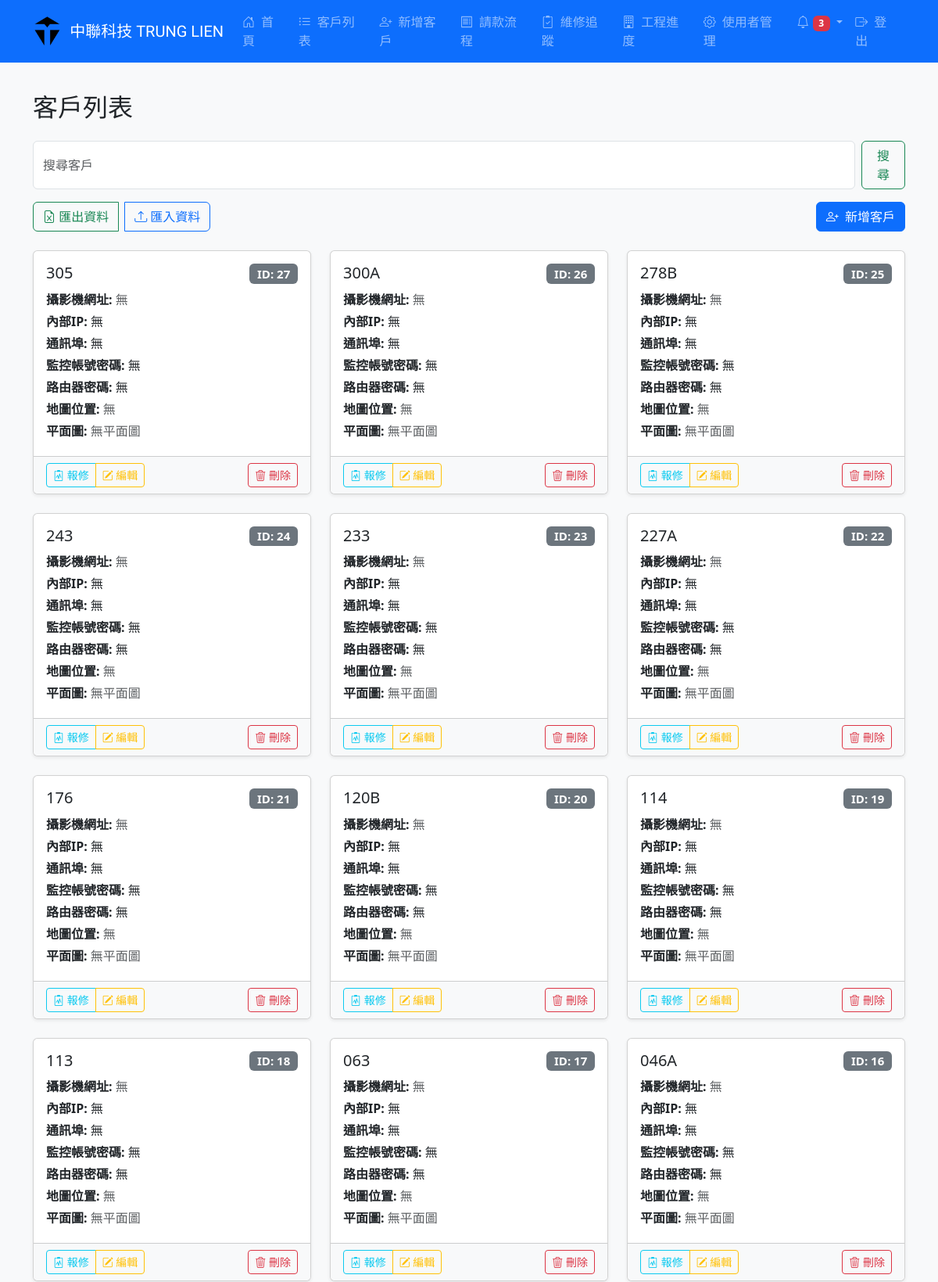
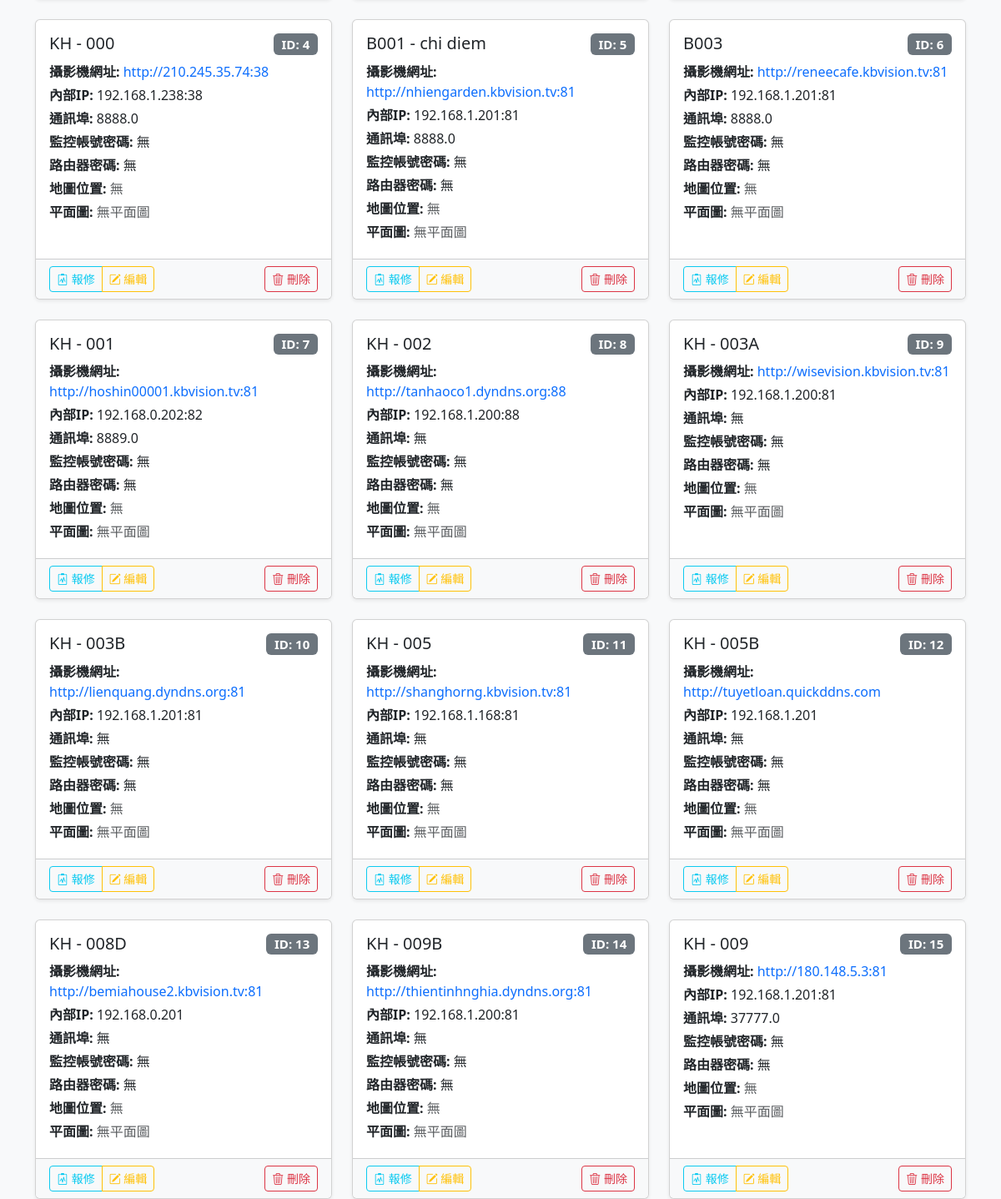
The page /customers (signed in) on the database its author committed (2 pictures, top to bottom).
### tables this page shows
CREATE TABLE customers (
                id INTEGER PRIMARY KEY AUTOINCREMENT,
                name TEXT NOT NULL,
                camera_remote_url TEXT,
                internal_ip TEXT,
                communication_port TEXT,
                monitoring_credentials TEXT,
                router_password TEXT,
                google_map_url TEXT,
                floor_plan TEXT,
                created_at DATETIME DEFAULT (datetime('now', 'localtime'))
            );

### app.py (the view)
@app.route('/customers')
@login_required
def customers():
    query = request.args.get('q', '').strip()
    conn = get_db()
    try:
        if query:
            customers_data = conn.execute('''
                SELECT *,
                (SELECT COUNT(*) FROM repairs WHERE customer_id = customers.id) AS repair_count
                FROM customers
                WHERE name LIKE ?
                ORDER BY created_at DESC
            ''', ('%' + query + '%',)).fetchall()
        else:
            customers_data = conn.execute('''
                SELECT *,
                (SELECT COUNT(*) FROM repairs WHERE customer_id = customers.id) AS repair_count
                FROM customers
                ORDER BY created_at DESC
            ''').fetchall()
        return render_template("customers.html", customers=customers_data, query=query)
    except Exception as e:
        flash("读取数据失败: " + str(e), "danger")
        return redirect(url_for('home'))
    finally:
        conn.close()

### app.py (called while the page is built)
def get_db():
    conn = sqlite3.connect('customer.db')
    conn.row_factory = sqlite3.Row
    conn.execute('PRAGMA foreign_keys = ON')
    return conn

def login_required(f):
    @wraps(f)
    def decorated_function(*args, **kwargs):
        if not session.get('user'):
            flash("請先登入", "warning")
            return redirect(url_for('login'))
        return f(*args, **kwargs)
    return decorated_function

### templates/customers.html (shortened to what this page needs)
{% extends "base.html" %}
{% block content %}
<h2 class="mb-4">客戶列表</h2>
<form class="d-flex mb-3" method="get" action="{{ url_for('customers') }}">
  <input class="form-control me-2" type="search" placeholder="搜尋客戶" name="q" value="{{ query }}" aria-label="搜尋">
  <button class="btn btn-outline-success" type="submit">搜尋</button>
</form>
<div class="d-flex justify-content-between align-items-center mb-3 flex-wrap">
  <div class="btn-group mb-2">
    <a href="{{ url_for('export_customers') }}" class="btn btn-outline-success me-2">
      <i class="bi bi-file-earmark-excel"></i> 匯出資料
    </a>
    <a href="{{ url_for('import_customers') }}" class="btn btn-outline-primary">
      <i class="bi bi-upload"></i> 匯入資料
    </a>
  </div>
  <a href="{{ url_for('add_customer') }}" class="btn btn-primary mb-2">
    <i class="bi bi-person-plus me-1"></i> 新增客戶
  </a>
</div>
<div class="row row-cols-1 row-cols-md-2 row-cols-lg-3 g-4">
  {% for customer in customers %}
    <div class="col">
      <div class="card h-100 shadow-sm">
        <div class="card-body">
          <h5 class="card-title mb-2 d-flex justify-content-between">
            <span>{{ customer.name }}</span>
            <span class="badge bg-secondary">ID: {{ customer.id }}</span>
          </h5>
          <p class="mb-1"><strong>攝影機網址:</strong>
            {% if customer.camera_remote_url %}
              <a href="{{ customer.camera_remote_url }}" target="_blank" class="text-decoration-none">{{ customer.camera_remote_url }}</a>
            {% else %}
              <span class="text-muted">無</span>
            {% endif %}
          </p>
          <p class="mb-1"><strong>內部IP:</strong>
            {{ customer.internal_ip if customer.internal_ip else '無' }}
          </p>
          <p class="mb-1"><strong>通訊埠:</strong>
            {{ customer.communication_port if customer.communication_port else '無' }}
          </p>
          <p class="mb-1"><strong>監控帳號密碼:</strong>
            {{ customer.monitoring_credentials if customer.monitoring_credentials else '無' }}
          </p>
          <p class="mb-1"><strong>路由器密碼:</strong>
            {{ customer.router_password if customer.router_password else '無' }}
          </p>
          <p class="mb-1"><strong>地圖位置:</strong>
            {% if customer.google_map_url %}
              <a href="{{ customer.google_map_url }}" target="_blank" class="text-decoration-none">
                <i class="bi bi-geo-alt-fill me-1 text-danger"></i>查看位置
              </a>
            {% else %}
              <span class="text-muted">無</span>
            {% endif %}
          </p>
          <p class="mb-1"><strong>平面圖:</strong>
            {% if customer.floor_plan %}
              <a href="{{ url_for('uploaded_file', filename=customer.floor_plan) }}" target="_blank" class="text-decoration-none">
                <img src="{{ url_for('uploaded_file', filename=customer.floor_plan) }}" alt="平面圖" class="img-fluid rounded" style="max-width: 100px;">
              </a>
            {% else %}
              <span class="text-muted">無平面圖</span>
            {% endif %}
          </p>
        </div>
        <div class="card-footer bg-light d-flex justify-content-between">
          <div class="btn-group">
            <a href="{{ url_for('view_repairs', customer_id=customer.id) }}" class="btn btn-sm btn-outline-info" data-bs-toggle="tooltip" title="報修紀錄 ({{ customer.repair_count }})">
              <i class="bi bi-clipboard2-pulse"></i> 報修
            </a>
            <a href="{{ url_for('edit_customer', id=customer.id) }}" class="btn btn-sm btn-outline-warning" data-bs-toggle="tooltip" title="編輯資料">
              <i class="bi bi-pencil-square"></i> 編輯
            </a>
          </div>
          <form action="{{ url_for('delete_customer', id=customer.id) }}" method="POST" class="d-inline">
            <button type="submit" class="btn btn-sm btn-outline-danger" data-bs-toggle="tooltip" title="刪除客戶" onclick="return confirm('確定要刪除此客戶資料嗎？此操作無法復原！')">
              <i class="bi bi-trash3"></i> 刪除
            </button>
          </form>
        </div>
      </div>
    </div>
  {% else %}
    <div class="col-12">
      <div class="alert alert-warning text-center" role="alert">
        <i class="bi bi-exclamation-triangle me-2"></i> 目前沒有客戶資料，請新增客戶。
      </div>
    </div>
  {% endfor %}
</div>
{% endblock %}

### templates/base.html (style rules this page uses)
body { padding-top: 70px; }

### rows shown on the page
customers: name "305", id "27", camera_remote_url "無", internal_ip "無", communication_port "無", monitoring_credentials "無", router_password "無", google_map_url "無"
customers: name "300A", id "26", camera_remote_url "無", internal_ip "無", communication_port "無", monitoring_credentials "無", router_password "無", google_map_url "無"
customers: name "278B", id "25", camera_remote_url "無", internal_ip "無", communication_port "無", monitoring_credentials "無", router_password "無", google_map_url "無"
customers: name "243", id "24", camera_remote_url "無", internal_ip "無", communication_port "無", monitoring_credentials "無", router_password "無", google_map_url "無"
customers: name "233", id "23", camera_remote_url "無", internal_ip "無", communication_port "無", monitoring_credentials "無", router_password "無", google_map_url "無"
customers: name "227A", id "22", camera_remote_url "無", internal_ip "無", communication_port "無", monitoring_credentials "無", router_password "無", google_map_url "無"
customers: name "176", id "21", camera_remote_url "無", internal_ip "無", communication_port "無", monitoring_credentials "無", router_password "無", google_map_url "無"
customers: name "120B", id "20", camera_remote_url "無", internal_ip "無", communication_port "無", monitoring_credentials "無", router_password "無", google_map_url "無"
customers: name "114", id "19", camera_remote_url "無", internal_ip "無", communication_port "無", monitoring_credentials "無", router_password "無", google_map_url "無"
customers: name "113", id "18", camera_remote_url "無", internal_ip "無", communication_port "無", monitoring_credentials "無", router_password "無", google_map_url "無"
customers: name "063", id "17", camera_remote_url "無", internal_ip "無", communication_port "無", monitoring_credentials "無", router_password "無", google_map_url "無"
customers: name "046A", id "16", camera_remote_url "無", internal_ip "無", communication_port "無", monitoring_credentials "無", router_password "無", google_map_url "無"
customers: name "KH - 000", id "4", camera_remote_url "http://210.245.35.74:38", internal_ip "192.168.1.238:38", communication_port "8888.0", monitoring_credentials "無", router_password "無"
customers: name "B001 - chi diem", id "5", camera_remote_url "http://nhiengarden.kbvision.tv:81", internal_ip "192.168.1.201:81", communication_port "8888.0", monitoring_credentials "無", router_password "無"
customers: name "B003", id "6", camera_remote_url "http://reneecafe.kbvision.tv:81", internal_ip "192.168.1.201:81", communication_port "8888.0", monitoring_credentials "無", router_password "無"
customers: name "KH - 001", id "7", camera_remote_url "http://hoshin00001.kbvision.tv:81", internal_ip "192.168.0.202:82", communication_port "8889.0", monitoring_credentials "無", router_password "無"
customers: name "KH - 002", id "8", camera_remote_url "http://tanhaoco1.dyndns.org:88", internal_ip "192.168.1.200:88", communication_port "無", monitoring_credentials "無", router_password "無"
customers: name "KH - 003A", id "9", camera_remote_url "http://wisevision.kbvision.tv:81", internal_ip "192.168.1.200:81", communication_port "無", monitoring_credentials "無", router_password "無"
customers: name "KH - 003B", id "10", camera_remote_url "http://lienquang.dyndns.org:81", internal_ip "192.168.1.201:81", communication_port "無", monitoring_credentials "無", router_password "無"
customers: name "KH - 005", id "11", camera_remote_url "http://shanghorng.kbvision.tv:81", internal_ip "192.168.1.168:81", communication_port "無", monitoring_credentials "無", router_password "無"
customers: name "KH - 005B", id "12", camera_remote_url "http://tuyetloan.quickddns.com", internal_ip "192.168.1.201", communication_port "無", monitoring_credentials "無", router_password "無"
customers: name "KH - 008D", id "13", camera_remote_url "http://bemiahouse2.kbvision.tv:81", internal_ip "192.168.0.201", communication_port "無", monitoring_credentials "無", router_password "無"
customers: name "KH - 009B", id "14", camera_remote_url "http://thientinhnghia.dyndns.org:81", internal_ip "192.168.1.200:81", communication_port "無", monitoring_credentials "無", router_password "無"
customers: name "KH - 009", id "15", camera_remote_url "http://180.148.5.3:81", internal_ip "192.168.1.201:81", communication_port "37777.0", monitoring_credentials "無", router_password "無"

### other values the page prints
{{ notifications|length }} "3"
